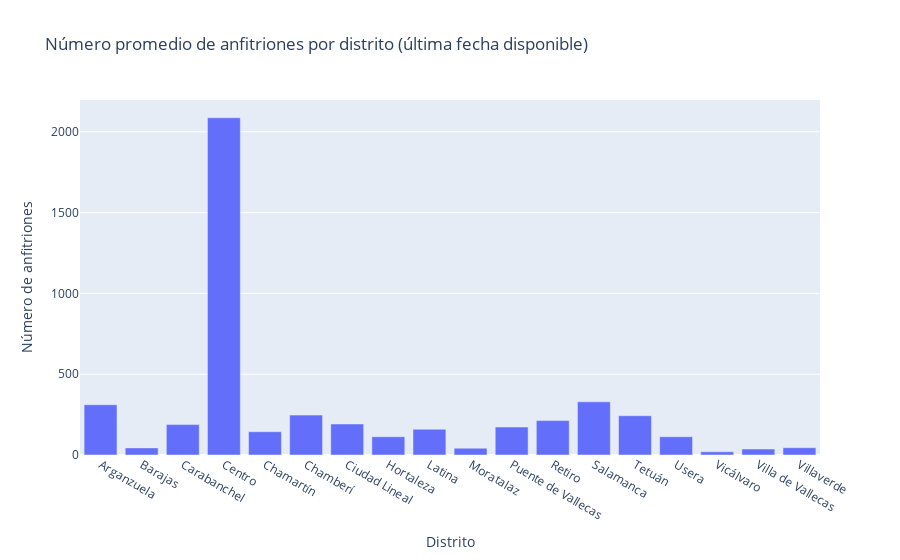

The cell this chart's notebook holds for it:
### Code cell
# 5. Número de anfitriones (hosts_count) por distrito (última fecha disponible)
latest_date = df['date'].max()
latest_data = df[df['date'] == latest_date].groupby('neighbourhood_group', as_index=False)['hosts_count'].mean()
fig = px.bar(latest_data, x='neighbourhood_group', y='hosts_count',
             title="Número promedio de anfitriones por distrito (última fecha disponible)")
fig.update_layout(xaxis_title="Distrito", yaxis_title="Número de anfitriones")
fig.show()

### Figure 1 — Plotly figure (JSON) as saved in the notebook; plotly's stock layout.template omitted (floating-point values rounded to 4 significant figures)
{"data": [{"alignmentgroup": "True", "hovertemplate": "neighbourhood_group=%{x}<br>hosts_count=%{y}<extra></extra>", "legendgroup": "", "marker": {"color": "#636efa", "pattern": {"shape": ""}}, "name": "", "offsetgroup": "", "orientation": "v", "showlegend": false, "textposition": "auto", "type": "bar", "x": ["Arganzuela", "Barajas", "Carabanchel", "Centro", "Chamartín", "Chamberí", "Ciudad Lineal", "Hortaleza", "Latina", "Moratalaz", "Puente de Vallecas", "Retiro", "Salamanca", "Tetuán", "Usera", "Vicálvaro", "Villa de Vallecas", "Villaverde"], "xaxis": "x", "y": [311, 44, 188, 2087, 144, 247, 192, 113, 159, 42, 173, 213, 329, 243, 113, 20, 37, 45], "yaxis": "y"}], "layout": {"barmode": "relative", "legend": {"tracegroupgap": 0}, "title": {"text": "Número promedio de anfitriones por distrito (última fecha disponible)"}, "xaxis": {"anchor": "y", "domain": [0, 1], "title": {"text": "Distrito"}}, "yaxis": {"anchor": "x", "domain": [0, 1], "title": {"text": "Número de anfitriones"}}}}
